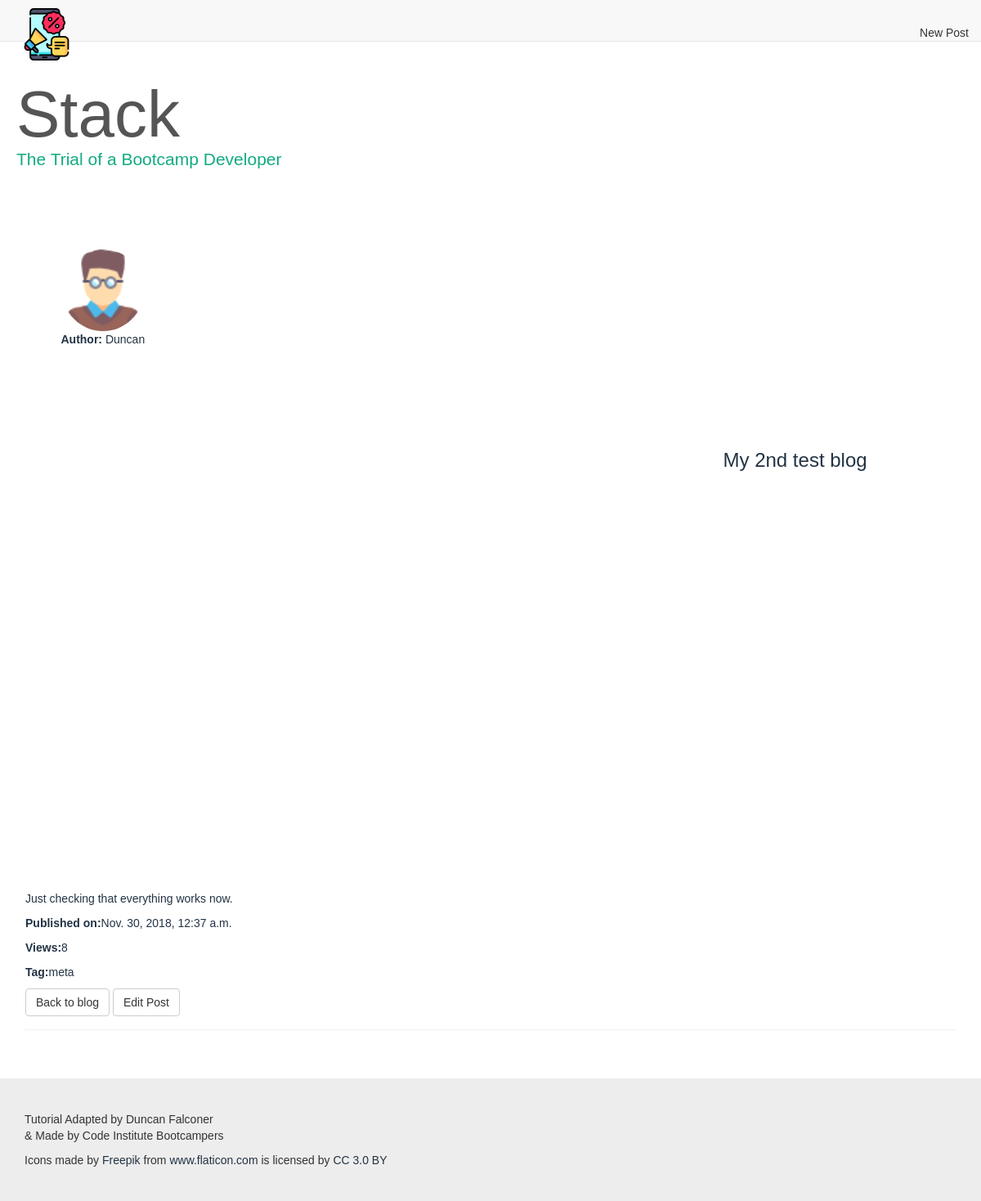
The page /posts/2 on the database its author committed.
### posts/models.py (models this page shows, shortened)
class Post(models.Model):
    title = models.CharField(max_length=200)
    content = models.TextField()
    created_date = models.DateTimeField(auto_now_add=True)
    published_date = models.DateTimeField(blank=True, null=True,
                                            default=timezone.now)
    views = models.IntegerField(default=0)
    tag = models.CharField(max_length=30, blank=True, null=True)
    image = models.ImageField(upload_to="img", blank=True, null=True)

### posts/views.py (the view)
# urls.py: url(r'^(?P<pk>\d+)$', post_detail, name='post_detail'),
def post_detail(request, pk):
    post = get_object_or_404(Post, pk=pk)
    post.views += 1
    post.save()
    return render(request, "postdetail.html", {'post': post})

### posts/templates/postdetail.html (shortened to what this page needs)
{% extends "base.html" %}
{% block content %}
    <div class="row">
        <div class="col-md-2 col-sm-3 text-center">
            <a class="story-img" href="#">
                <img src="/media/img/profile.png" class="img-circle" alt="Profile image">
                <p><span class="boldtext">Author:</span> Duncan</p>
        </div>
        <div class="col-sm-10 col-md-9">
        </div>
        <h3>{{ post.title }}</h3>
        <div class="row">
            <div class="col-xs-9">
                <p>{{ post.content}}</p>
                <p><span class="boldtext">Published on:</span>{{ post.published_date }}</p>
                <p><span class="boldtext">Views:</span>{{ post.views }}</p>
                <p><span class="boldtext">Tag:</span>{{ post.tag }}</p>
                <a href="{% url 'get_posts' %}" class="btn btn-default">Back to blog</a>
                <a href="{% url 'edit_post' post.id %}" class="btn btn-default">Edit Post</a>
            </div>
        </div>
    </div>
{% endblock content %}

### static/css/custom.css (style rules this page uses)
body { font-family: Arial; padding-top: 50px; }
.story-img { margin-top: 25%; display: block; }
a, a:hover { color: #223344; text-decoration: none; }
.img-circle { width:100px; height: 100px; }
.boldtext { font-weight: bold; }

### rows shown on the page
Post: title "My 2nd test blog", content "Just checking that everything works now.", published_date "Nov. 30, 2018, 12:37 a.m.", views "8", tag "meta"
